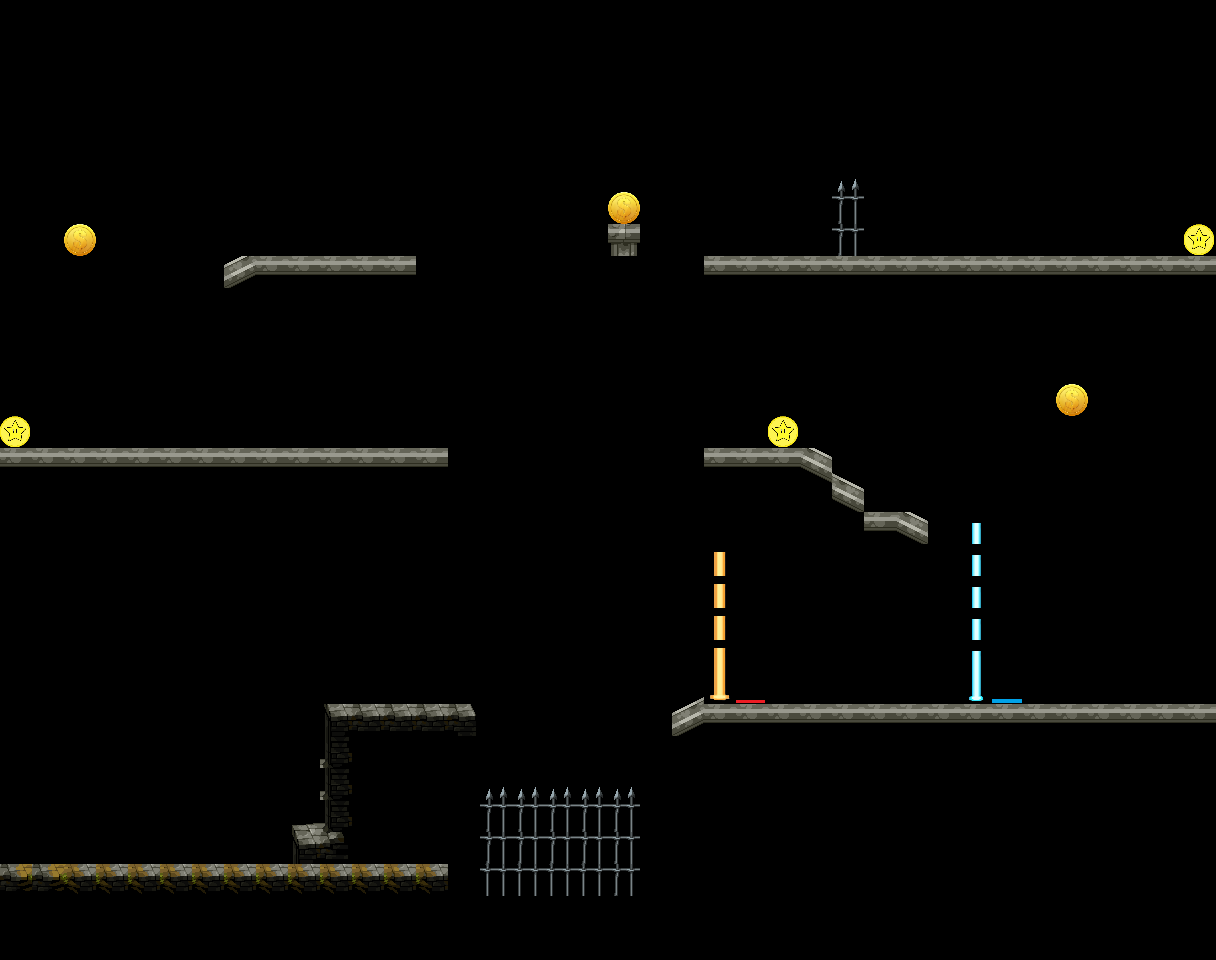

This is a level from a 2D game, rendered from its Tiled map with the project's own tilesets. A one-line summary and the complete map file follow:
An orthogonal 38x30 tile map with 32x32 px tiles, 1 tile layer (Tile Layer 1).

<map version="1.10" tiledversion="1.11.0" orientation="orthogonal" renderorder="right-down" width="38" height="30" tilewidth="32" tileheight="32" infinite="0" nextlayerid="2" nextobjectid="1">
 <editorsettings>
  <export target="Lvl1.csv" format="csv" />
 </editorsettings>
 <tileset firstgid="1" source="tilset.tsx" />
 <layer id="1" name="Tile Layer 1" width="38" height="30">
  <data encoding="csv">
0,0,0,0,0,0,0,0,0,0,0,0,0,0,0,0,0,0,0,0,0,0,0,0,0,0,0,0,0,0,0,0,0,0,0,0,0,0,
0,0,0,0,0,0,0,0,0,0,0,0,0,0,0,0,0,0,0,0,0,0,0,0,0,0,0,0,0,0,0,0,0,0,0,0,0,0,
0,0,0,0,0,0,0,0,0,0,0,0,0,0,0,0,0,0,0,0,0,0,0,0,0,0,0,0,0,0,0,0,0,0,0,0,0,0,
0,0,0,0,0,0,0,0,0,0,0,0,0,0,0,0,0,0,0,0,0,0,0,0,0,0,0,0,0,0,0,0,0,0,0,0,0,0,
0,0,0,0,0,0,0,0,0,0,0,0,0,0,0,0,0,0,0,0,0,0,0,0,0,0,0,0,0,0,0,0,0,0,0,0,0,0,
0,0,0,0,0,0,0,0,0,0,0,0,0,0,0,0,0,0,0,0,0,0,0,0,0,0,107,0,0,0,0,0,0,0,0,0,0,0,
0,0,0,0,0,0,0,0,0,0,0,0,0,0,0,0,0,0,0,42,0,0,0,0,0,0,122,0,0,0,0,0,0,0,0,0,0,0,
0,0,42,0,0,0,0,0,0,0,0,0,0,0,0,0,0,0,0,125,0,0,0,0,0,0,122,0,0,0,0,0,0,0,0,0,0,27,
0,0,0,0,0,0,0,153,154,154,154,154,154,0,0,0,0,0,0,0,0,0,154,154,154,154,154,154,154,154,154,154,154,154,154,154,154,154,
0,0,0,0,0,0,0,0,0,0,0,0,0,0,0,0,0,0,0,0,0,0,0,0,0,0,0,0,0,0,0,0,0,0,0,0,0,0,
0,0,0,0,0,0,0,0,0,0,0,0,0,0,0,0,0,0,0,0,0,0,0,0,0,0,0,0,0,0,0,0,0,0,0,0,0,0,
0,0,0,0,0,0,0,0,0,0,0,0,0,0,0,0,0,0,0,0,0,0,0,0,0,0,0,0,0,0,0,0,0,0,0,0,0,0,
0,0,0,0,0,0,0,0,0,0,0,0,0,0,0,0,0,0,0,0,0,0,0,0,0,0,0,0,0,0,0,0,0,42,0,0,0,0,
27,0,0,0,0,0,0,0,0,0,0,0,0,0,0,0,0,0,0,0,0,0,0,0,27,0,0,0,0,0,0,0,0,0,0,0,0,0,
154,154,154,154,154,154,154,154,154,154,154,154,154,154,0,0,0,0,0,0,0,0,154,154,154,155,140,0,0,0,0,0,0,0,0,0,0,0,
0,0,0,0,0,0,0,0,0,0,0,0,0,0,0,0,0,0,0,0,0,0,0,0,0,170,155,0,0,0,0,0,0,0,0,0,0,0,
0,0,0,0,0,0,0,0,0,0,0,0,0,0,0,0,0,0,0,0,0,0,0,0,0,0,0,154,155,0,57,0,0,0,0,0,0,0,
0,0,0,0,0,0,0,0,0,0,0,0,0,0,0,0,0,0,0,0,0,0,58,0,0,0,0,0,0,0,57,0,0,0,0,0,0,0,
0,0,0,0,0,0,0,0,0,0,0,0,0,0,0,0,0,0,0,0,0,0,58,0,0,0,0,0,0,0,57,0,0,0,0,0,0,0,
0,0,0,0,0,0,0,0,0,0,0,0,0,0,0,0,0,0,0,0,0,0,58,0,0,0,0,0,0,0,57,0,0,0,0,0,0,0,
0,0,0,0,0,0,0,0,0,0,0,0,0,0,0,0,0,0,0,0,0,0,58,0,0,0,0,0,0,0,57,0,0,0,0,0,0,0,
0,0,0,0,0,0,0,0,0,0,0,0,0,0,0,0,0,0,0,0,0,138,73,102,0,0,0,0,0,0,72,87,0,0,0,0,0,0,
0,0,0,0,0,0,0,0,0,0,17,18,18,18,19,0,0,0,0,0,0,153,154,154,154,154,154,154,154,154,154,154,154,154,154,154,154,154,
0,0,0,0,0,0,0,0,0,0,32,33,33,33,0,0,0,0,0,0,0,0,0,0,0,0,0,0,0,0,0,0,0,0,0,0,0,0,
0,0,0,0,0,0,0,0,0,0,32,33,33,33,0,107,107,107,107,107,0,0,0,0,0,0,0,0,0,0,0,0,0,0,0,0,0,0,
0,0,0,0,0,0,0,0,0,31,32,33,33,33,0,122,122,122,122,122,0,0,0,0,0,0,0,0,0,0,0,0,0,0,0,0,0,0,
0,0,0,0,0,0,0,0,0,46,47,33,33,33,0,122,122,122,122,122,0,0,0,0,0,0,0,0,0,0,0,0,0,0,0,0,0,0,
52,52,51,51,51,51,51,51,51,51,51,51,51,51,0,136,136,136,136,122,0,0,0,0,0,0,0,0,0,0,0,0,0,0,0,0,0,0,
0,0,0,0,0,0,0,0,0,0,0,0,0,0,0,0,0,0,0,0,0,0,0,0,0,0,0,0,0,0,0,0,0,0,0,0,0,0,
0,0,0,0,0,0,0,0,0,0,0,0,0,0,0,0,0,0,0,0,0,0,0,0,0,0,0,0,0,0,0,0,0,0,0,0,0,0
</data>
 </layer>
</map>
